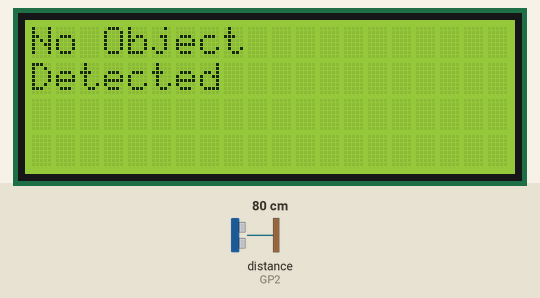
A program run on a simulated Raspberry Pi Pico running MicroPython. Shown: 20×4 character LCD. The inputs (shaded band) are chosen by the test bench; at power-on: distance to the obstacle (sensor on GP2) 80 cm. The echo pulse lasts 58.3 µs per cm; library files of the repository ran but are not shown: lcd_api.py, pico_i2c_lcd.py; what the program prints to the serial console is not drawn.

Above: at 1.2 s.
1.3 s: distance to the obstacle (sensor on GP2) set to 32 cm
13.2 s: distance to the obstacle (sensor on GP2) set to 26 cm
At 18.7 s:
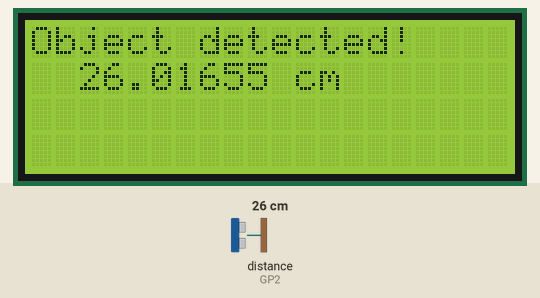
25.1 s: distance to the obstacle (sensor on GP2) set to 2 cm
At 30.6 s:
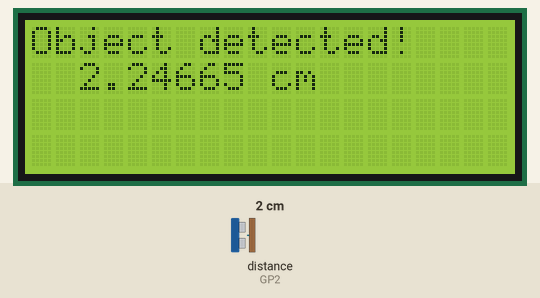
36.7 s: distance to the obstacle (sensor on GP2) set to 35 cm
At 43.4 s:
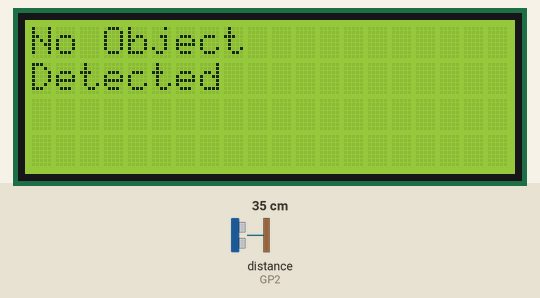
Timing chart, 0 to 44.9 s (numbered marks = the images above; inputs shaded):
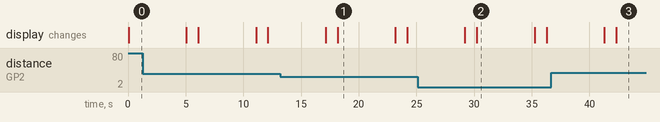

The program:

objectDetection.py
```python
#Main File
import utime
from machine import Pin
import machine
from machine import I2C
from lcd_api import LcdApi
from pico_i2c_lcd import I2cLcd

I2C_ADDR     = 0x27
I2C_NUM_ROWS = 4
I2C_NUM_COLS = 20

i2c = I2C(0, sda=machine.Pin(0), scl=machine.Pin(1), freq=400000)
lcd = I2cLcd(i2c, I2C_ADDR, I2C_NUM_ROWS, I2C_NUM_COLS)

trigger = Pin(3, Pin.OUT)
echo = Pin(2, Pin.IN)
def ultra():
   trigger.low()
   utime.sleep_us(2)
   trigger.high()
   utime.sleep_us(5)
   trigger.low()
   while echo.value() == 0:
       signaloff = utime.ticks_us()
   while echo.value() == 1:
       signalon = utime.ticks_us()
   timepassed = signalon - signaloff
   distance = (timepassed * 0.0343) / 2
   if distance > 30:
       output = "No Object Detected!"
       print(output)
       lcd.putstr("No Object")
       lcd.move_to(0,1)
       lcd.putstr("Detected")
   else:
       output = "Object detected!",distance,"cm"
       print(output)
       lcd.putstr("Object detected!")
       lcd.move_to(2,1)
       lcd.putstr("%s cm" % distance)
while True:
   ultra()
   utime.sleep(5)
   lcd.clear()
   utime.sleep(1)
```

Measured:
- the behaviour switches between 30 and 29 cm on distance to the obstacle (sensor on GP2) (found by bisection; images 0 and 1)
- after the input at 13.2 s, the display: first differs from a run without the input after 5.0 s (image 1)
- after the input at 25.1 s, the display: first differs from a run without the input after 5.1 s (image 2)
- after the input at 36.7 s, the display: first differs from a run without the input after 5.6 s (image 3)
- what the display in image 1 shows lasts 5.0 s, from 18.2 s to 23.2 s
